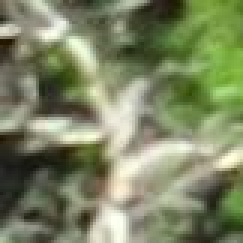
#> input picture heridal/patches/negative/neg10984.jpg, 81 x 81 px (shown 3 times larger); its folder holds only this picture in this run
$ python main.py
#> lines starting #> are read from the running program, lines starting #| are printed output that depends on the picture
import numpy as np
import os
from PIL import Image
import cv2

import matplotlib.pyplot as plt

patches = "../heridal/patches"

dimensions = np.array([[0, 0, 0]])
generalGrayScale = np.transpose(np.array([np.zeros(256)]))
generalColorScales = np.transpose(np.array([np.zeros(256), np.zeros(256), np.zeros(256)]))
# count = 0

for label in os.listdir(patches):
    labelPath = os.path.join(patches, label)
    grayScale = np.transpose(np.array([np.zeros(256)]))
    colorScales = np.transpose(np.array([np.zeros(256), np.zeros(256), np.zeros(256)]))
    for file in os.listdir(labelPath):
        # count = count + 1

        imagePath = os.path.join(labelPath, file)
        image = Image.open(imagePath)
#> image is the input picture: PIL image 81x81 RGB; mean R, G, B 124.9, 133.2, 99.9

        (nRows, nCols) = image.size
#> nRows = 81; nCols = 81

        # Check dimensions
        found = False
        for stored in range(0, len(dimensions)):
            if nRows == dimensions[stored, 0] and nCols == dimensions[stored, 1]:
                dimensions[stored, 2] = dimensions[stored, 2] + 1
                found = True
                break
#> after the loop, dimensions = [[0, 0, 0]]
        if not found:
            dimensions = np.vstack([dimensions, np.array([nRows, nCols, 1])])
#> dimensions = [[0, 0, 0], [81, 81, 1]]

        # Gray Scale
        gray = cv2.imread(imagePath, cv2.IMREAD_GRAYSCALE)
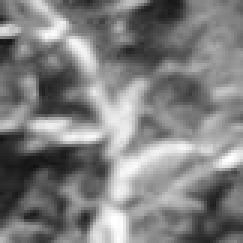
#> gray: shape (81, 81) (shown 3 times larger); min 17, max 255, mean 126.9
        grayScale = grayScale + cv2.calcHist([gray], [0], None, [256], [0, 256])
#> grayScale = 256 values, max 61 at index 118, min 0 at index 0, mean 25.63
        np.savetxt("gray" + str(label) + ".csv", grayScale, delimiter=",")

        # Red, Green and Blue
        cv2image = cv2.imread(imagePath)
        cv2image = cv2.cvtColor(cv2image, cv2.COLOR_BGR2RGB)
        for channel in range(0, 3):
            colorScales[:, channel] = colorScales[:, channel] + cv2.calcHist([cv2image], [channel], None, [256],
                                                                             [0, 256])[:, 0]
#> after the loop, colorScales = 256 rows, first 8: [0, 0, 5], [0, 0, 2], [0, 0, 1], [0, 0, 1], [0, 0, 6], [0, 0, 1], [0, 0, 4], [0, 0, 3]
        np.savetxt("colored" + str(label) + ".csv", colorScales, delimiter=",")

    intensity_values = np.array([x for x in range(grayScale.shape[0])])
#> intensity_values = 256 values from 0 to 255
    plt.bar(intensity_values, grayScale[:, 0], width=5)
    plt.title("Bar histogram gray" + str(label))
    plt.savefig("gray" + str(label))
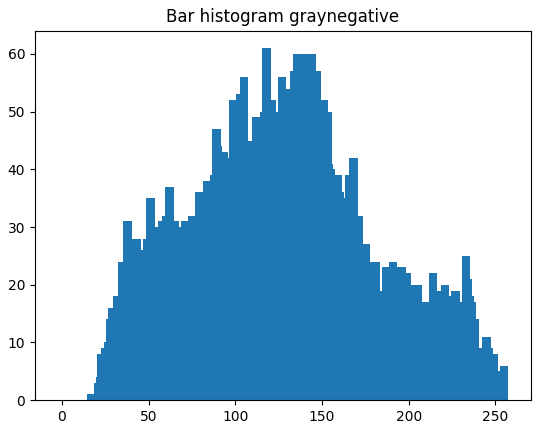
#> figure drawn by matplotlib, 1 panel; tallest bar 61 high, from x = 115.5 to 120.5
    plt.show()

    for channel in range(0, 3):
        intensity_values = np.array([x for x in range(colorScales[:, channel].shape[0])])
        plt.bar(intensity_values, colorScales[:, channel], width=5)
        plt.title("Bar histogram colors " + str(channel) + str(label))
        plt.savefig(str(channel) + str(label))
        plt.show()
#> this loop made 3 passes
#> pass 1, `plt.savefig(str(channel) + str(label))`:
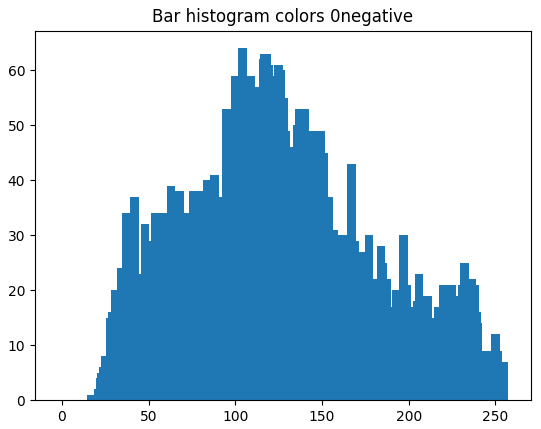
#> figure drawn by matplotlib, 1 panel; tallest bar 64 high, from x = 101.5 to 106.5
#> pass 2, `plt.savefig(str(channel) + str(label))`:
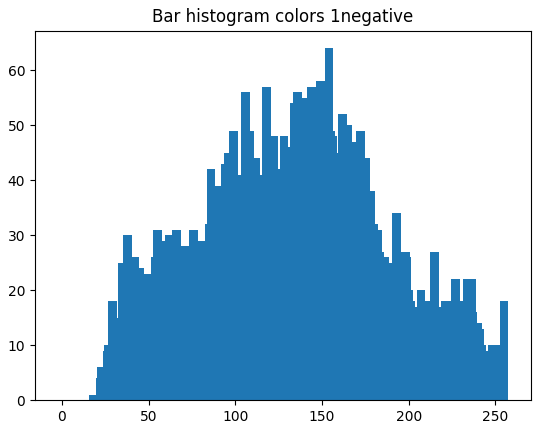
#> figure drawn by matplotlib, 1 panel; tallest bar 64 high, from x = 151.5 to 156.5

    generalGrayScale = generalGrayScale + grayScale
#> generalGrayScale has the same summary as grayScale
    generalColorScales = generalColorScales + colorScales
#> generalColorScales has the same summary as colorScales
#> pass 2 of the loop `for label in os.listdir(patches):`:
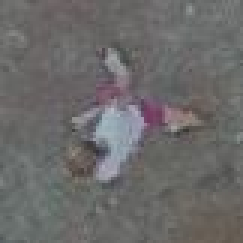
#> input picture heridal/patches/positive/pos13806.jpg, 81 x 81 px (shown 3 times larger)
#> image is the input picture: PIL image 81x81 RGB; mean R, G, B 107.3, 106, 105.6
#> grayScale = 256 values, max 397 at index 102, min 0 at index 0, mean 25.63
#> after the loop `for channel in range(0, 3):`: colorScales = 256 rows, first 8: [0, 0, 0], [0, 0, 0], [0, 0, 0], [0, 0, 0], [0, 0, 0], [0, 0, 0], [0, 0, 0], [0, 0, 0]
#> the loop `for channel in range(0, 3):` made 3 passes
#> pass 1, `plt.savefig(str(channel) + str(label))`:
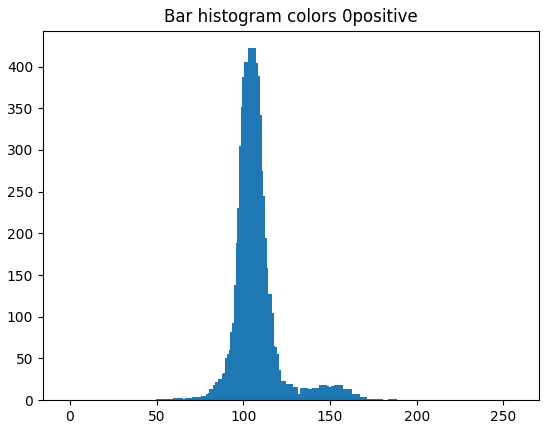
#> figure drawn by matplotlib, 1 panel; tallest bar 422 high, from x = 102.5 to 107.5
#> pass 2, `plt.savefig(str(channel) + str(label))`:
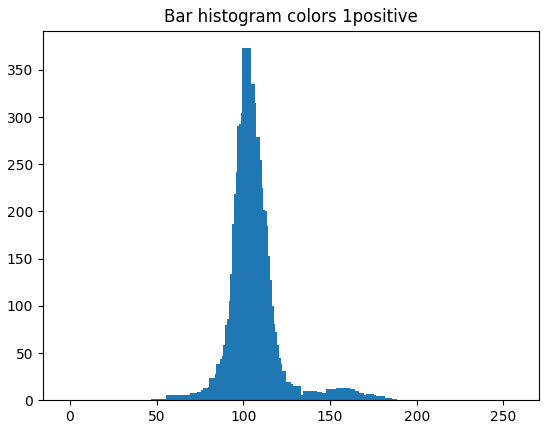
#> figure drawn by matplotlib, 1 panel; tallest bar 373 high, from x = 99.5 to 104.5
#> generalGrayScale = 256 values, max 448 at index 102, min 0 at index 0, mean 51.26

# [10 lines of commented-out code are left out]
